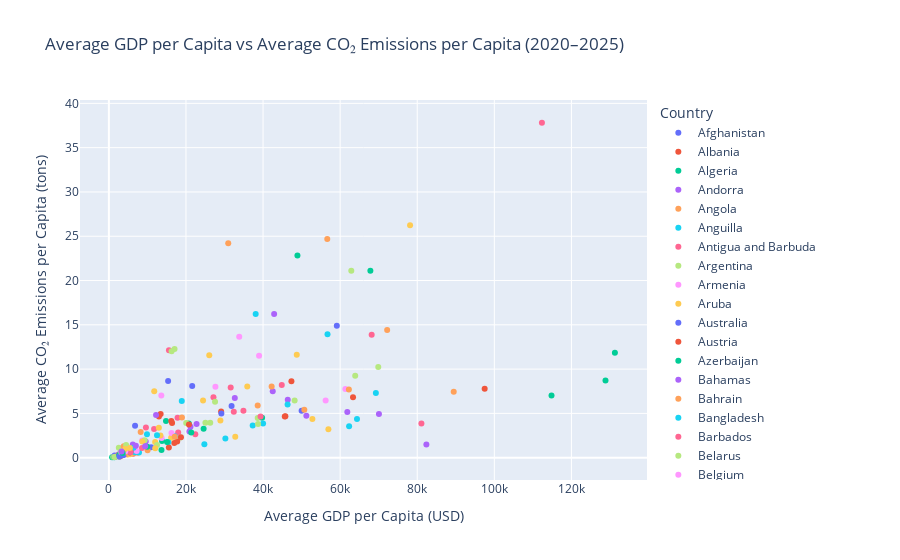

The code cell stored with this chart in its notebook:
### Code cell
# Let's try again.
fig = px.scatter(
    avg_df_clean,
    x="avg_GDP_per_cap",
    y="avg_emissions_per_cap",
    color="Entity",
    title="Average GDP per Capita vs Average CO₂ Emissions per Capita (2020–2025)",
    labels={
        "avg_GDP_per_cap": "Average GDP per Capita (USD)",
        "avg_emissions_per_cap": "Average CO₂ Emissions per Capita (tons)",
        "Entity": "Country",
    },
)

fig.show()
